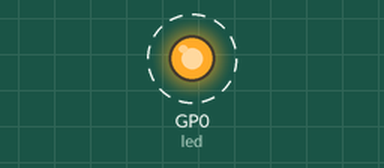
The program below on a simulated Raspberry Pi Pico running CircuitPython. Shown: output pins drawn as LEDs (lit = HIGH). Dashed ring = blinking. What the program prints to the serial console is not drawn.

Above: at 0.5 s.
Timing chart, 0 to 4.6 s (numbered marks = the images above):
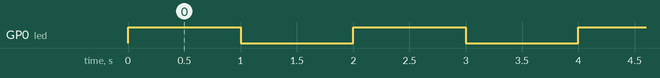

Measured:
- by itself, GP0 (led): alternates HIGH for 1.0 s and LOW for 1.0 s

The program:

02digitalout.py
```python
import time
import board
import digitalio

led = digitalio.DigitalInOut(board.GP0)
led.direction = digitalio.Direction.OUTPUT

while True:
    led.value = True
    print("ON")
    time.sleep(1)

    led.value = False
    print("OFF")
    time.sleep(1)
```
